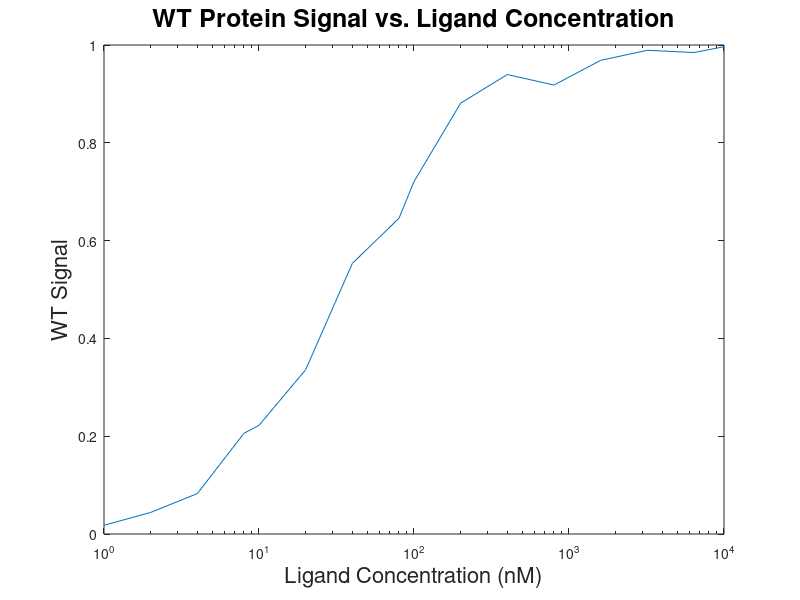

This chart was generated by the following MATLAB code: (Note: this script raises an error after producing the figure.)
%This assignment is Cell Engineering HW#1 for Fall 2018
%Author:  Gordon Sun
%Date:    20180915
%
%This program uses nonlinear least squares on wild-type and mutant protein/ligand interaction data to...
%Assumptions:  Assuming steady state.
%This file outputs 4 graphs; modified to 5

function myFlag = CellEng_HW1_2018Template()
	clear; close all; clc;
	%Wild-Type Data.  [L] (nM) vs signal
	L0   = [1 2 4 8 10 20 40 80 100 200 400 800 1600 3200 6400 1e4];   % Given ligand concentration (independent variable)
	WT   = [0.0178
	    0.0441
	    0.0826
	    0.2060
	    0.2222
	    0.336
	    0.5533
	    0.6457
	    0.7207
	    0.8811
	    0.9396
	    0.9181
	    0.9686
	    0.9892
	    0.9846
	    0.9965
	    ]';   % WT Signal (dependent variable)
	MUT  = [0.0312
	    0.0786
	    0.1454
	    0.2432
	    0.2727
	    0.3208
	    0.4602
	    0.4346
	    0.6288
	    0.5175
	    0.5519
	    0.5978
	    0.5546
	    0.7384
	    0.7198
	    0.6828
	    ]';   % Mut Signal (dependent variable)

	beta0 = [0, 0];      % Parameter 1:  Initial Guesses: Constant of Proportionality between fraction saturated and signal
	% Parameter 2:  Initial Guesses: Kd [=] nM

	[WT_beta, WT_res] = nlinfit(L0, WT, @binding, beta0);   
	% WT_beta = [proportionality constant, Kd] , ** This needs to be filled in to run **

	%Plots experimental wild-type data
	figure;
	semilogx(L0, WT);  % what you are plotting
	xlabel('Ligand Concentration (nM)', 'FontSize', 16);
	ylabel('WT Signal', 'FontSize', 16);
	title('WT Protein Signal vs. Ligand Concentration', 'FontSize', 18);
	axis([ ]);

	%Plots fit of wild-type data
	hold on;
	p =  L0; % this is your array of ligand points to use for fitting
	WT_fit = WT_beta(1) * p ./ (p + WT_beta(2)); % this will be a function of WT_beta(1) WT_beta(2), and p
	semilogx(L0, WT_fit); % what you are plotting
	legend('Raw WT data', 'WT Fit');
	saveas(gcf,'wt_raw_fit.png')

	%Plots Residuals
	figure;
	semilogx(L0, WT_res);  % what you are plotting
	xlabel('Ligand Concentration (nM)', 'FontSize', 16);
	ylabel('Residuals', 'FontSize', 16);
	title('WT Residuals', 'FontSize', 18);
	axis([  ]);
	saveas(gcf,'wt_residuals.png')

	%Repeat with Mutant Data Below.  [L] (nM) vs Mutant Signal
	[MUT_beta, MUT_res] = nlinfit(L0, MUT, @binding, beta0);    
	% MUT_beta = [proportionality constant, Kd] , ** This needs to be filled in to run **
	%Plots experimental mutant data
	figure;
	semilogx(L0, MUT);  % what you are plotting
	xlabel('Ligand Concentration (nM)', 'FontSize', 16);
	ylabel('Mutant Signal', 'FontSize', 16);
	title('Mutant Protein Signal vs. Ligand Concentration', 'FontSize', 18);
	axis([ ]);
	%Plots fit of mutant data
	hold on;
	p =  L0; % this is your array of ligand points to use for fitting
	MUT_fit = MUT_beta(1) * p ./ (p + MUT_beta(2)); % this will be a function of MUT_beta(1) MUT_beta(2), and p
	semilogx(L0, MUT_fit); % what you are plotting
	legend('Raw MUT data', 'MUT Fit');
	saveas(gcf,'mut_raw_fit.png')

	%Plots Residuals
	figure;
	semilogx(L0, MUT_res);  % what you are plotting
	xlabel('Ligand Concentration (nM)', 'FontSize', 16);
	ylabel('Residuals', 'FontSize', 16);
	title('Mutant Residuals', 'FontSize', 18);
	axis([  ]);
	saveas(gcf,'mut_residuals.png')


	figure;
	semilogx(L0, WT);
	hold on;
	semilogx(L0, WT_fit);
	semilogx(L0, MUT);
	semilogx(L0, MUT_fit);
	xlabel('Ligand Concentration (nM)', 'FontSize', 16);
	ylabel('Protein Signal', 'FontSize', 16);
	title('Superimposed Mutant or WT protein signal vs Ligand')
	legend('WT Raw', 'WT fit', 'MUT Raw', 'MUT fit')
	saveas(gcf,'Superimposed.png')
end

%------------------Function that describes the curve that data points are fit to--------------
function signal = binding(beta, L)
	Var1   = beta(1);
	Var2   = beta(2);
	signal  =  Var1 * L ./ (L + Var2); 
end